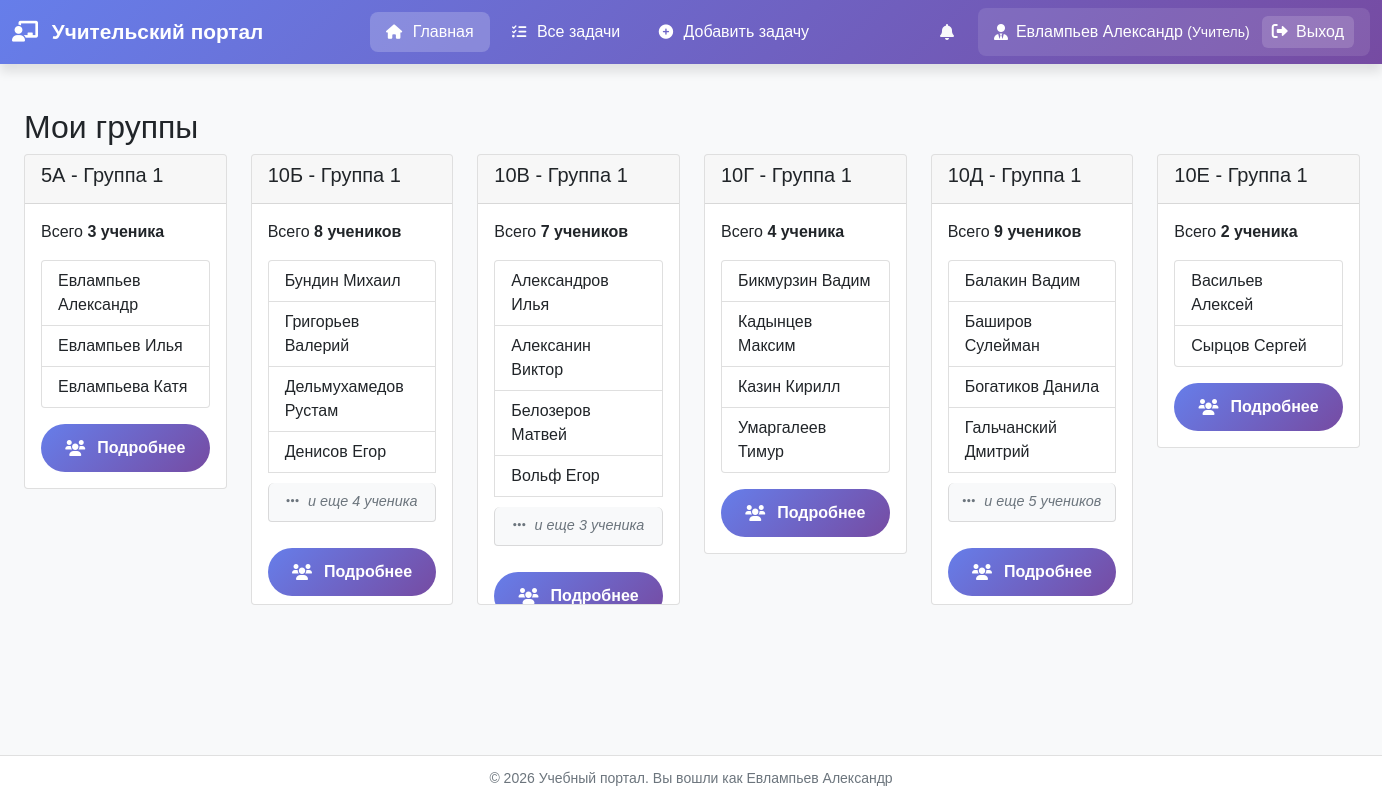
/users/teacher/dashboard/ (signed in), run on an earlier commit of the app's database.
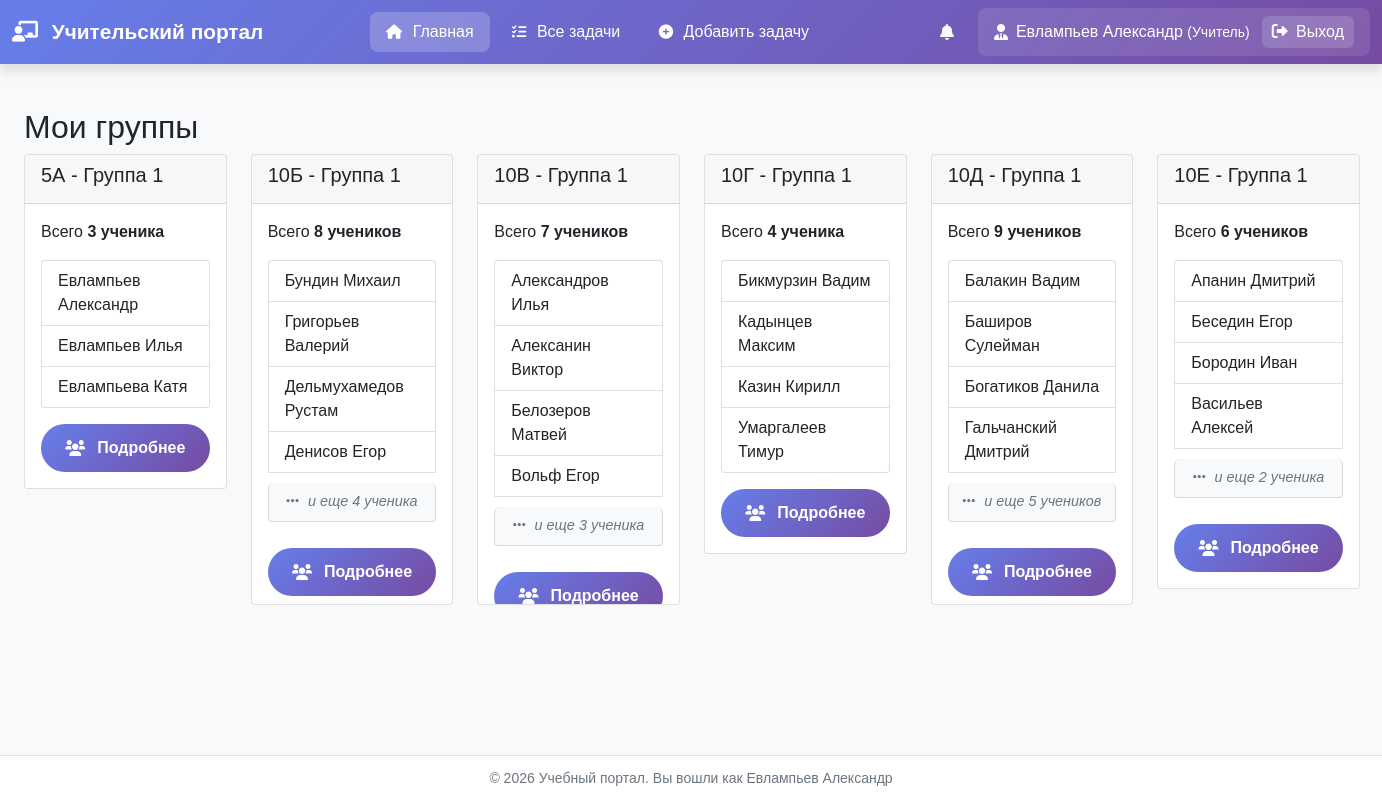
And on a later commit of the database.
### users_app/models.py (models this page shows, shortened)
class User(AbstractUser):
    USER_TYPES = (
        ('teacher', 'Учитель'),
        ('student', 'Ученик'),
    )
    user_type = models.CharField(max_length=10, choices=USER_TYPES, default='student')
    middle_name = models.CharField('Отчество', max_length=50, blank=True)
    class Meta:
        verbose_name = 'Пользователь'
        verbose_name_plural = 'Пользователи'

class Group(models.Model):
    GROUP_NUMBERS = (
        (1, 'Группа 1'),
        (2, 'Группа 2'),
    )
    school_class = models.ForeignKey(SchoolClass, on_delete=models.CASCADE, related_name='groups')
    number = models.IntegerField('Номер группы', choices=GROUP_NUMBERS)
    teacher = models.ForeignKey(
        get_user_model(),
        on_delete=models.SET_NULL,
        null=True,
        blank=True,
        related_name='teacher_groups',
        limit_choices_to={'user_type': 'teacher'}
    )
    class Meta:
        verbose_name = 'Группа'
        verbose_name_plural = 'Группы'
        unique_together = ['school_class', 'number']

class SchoolClass(models.Model):
    number = models.IntegerField('Номер класса', validators=[MinValueValidator(1), MaxValueValidator(11)])
    letter = models.CharField('Буква класса', max_length=2)  # А, Б, В и т.д.
    class Meta:
        verbose_name = 'Класс'
        verbose_name_plural = 'Классы'
        unique_together = ['number', 'letter']
    def __str__(self):
        return f"{self.number}{self.letter}"

### users_app/views.py (the view)
# urls.py: path('teacher/dashboard/', views.teacher_dashboard, name='teacher_dashboard'),
@login_required
def teacher_dashboard(request):
    if request.user.user_type != 'teacher':
        return redirect('student_dashboard')
    groups = Group.objects.filter(teacher=request.user).select_related('school_class').order_by('school_class__number',
                                                                                                'school_class__letter')
    for group in groups:
        group.students_list = User.objects.filter(
            user_type='student',
            student_profile__group=group
        ).select_related('student_profile').order_by('last_name', 'first_name')
    context = {'groups': groups}
    return render(request, 'users_app/teacher/dashboard.html', context)

### users_app/templatetags/pluralize_ru.py (called while the page is built)
@register.filter
def pluralize_ru(value, arg):
    try:
        count = int(value)
        forms = arg.split(',')
        if len(forms) != 3:
            return f"{count} {arg}"
        last_two = count % 100
        last_digit = count % 10
        if 11 <= last_two <= 19:
            return f"{count} {forms[2]}"
        elif last_digit == 1:
            return f"{count} {forms[0]}"
        elif 2 <= last_digit <= 4:
            return f"{count} {forms[1]}"
        else:
            return f"{count} {forms[2]}"
    except (ValueError, TypeError):
        return f"{value} {arg}"

### templates/users_app/teacher/dashboard.html (shortened to what this page needs)
{% extends "base.html" %}
{% load pluralize_ru %}
{% block content %}
    <div class="container mt-4">
        <h2>Мои группы</h2>
        {% if groups %}
            <div class="row">
                {% for group in groups %}
                    <div class="col-md-2 mb-4">
                        <div class="card">
                            <div class="card-header">
                                <h5>{{ group.school_class }} - Группа {{ group.number }}</h5>
                            </div>
                            <div class="card-body">
                                {% with students=group.students_list %}
                                    {% if students %}
                                        <p>Всего
                                            <strong> {{ students|length|pluralize_ru:"ученик,ученика,учеников" }}</strong>
                                        </p>
                                        <ul class="list-group">
                                            {% for student in students|slice:":4" %}
                                                <li class="list-group-item">
                                                    {{ student.last_name }} {{ student.first_name }}
                                                </li>
                                            {% endfor %}
                                            {% if students|length > 4 %}
                                                <li class="list-group-item student-limit-indicator">
                                                    <i class="fas fa-ellipsis-h"></i>
                                                    и
                                                    еще {{ students|length|add:"-4"|pluralize_ru:"ученик,ученика,учеников" }}
                                                </li>
                                            {% endif %}
                                        </ul>
                                    {% else %}
                                        <p class="text-muted">Нет учеников в этой группе</p>
                                    {% endif %}
                                {% endwith %}
                                <a href="{% url 'group_students' group.id %}" class="btn btn-sm btn-primary mt-3 w-100">
                                    <i class="fas fa-users me-1"></i> Подробнее
                                </a>
                            </div>
                        </div>
                    </div>
                {% endfor %}
            </div>
        {% else %}
            <div class="alert alert-info">
                <i class="fas fa-info-circle me-2"></i>
                У вас пока нет назначенных групп. Обратитесь к администратору.
            </div>
        {% endif %}
    </div>
{% endblock %}

### templates/base.html (shortened to what this page needs)
<!DOCTYPE html>
<html lang="ru">
<head>
    {% load static %}
    <link rel="stylesheet" href="https://cdn.jsdelivr.net/npm/bootstrap@5.1.3/dist/css/bootstrap.min.css">
    <link rel="stylesheet" href="https://cdnjs.cloudflare.com/ajax/libs/font-awesome/6.0.0/css/all.min.css">
    <link rel="stylesheet" href="{% static 'css/base/style.css' %}">
    <link rel="stylesheet" href="{% static 'css/components/buttons.css' %}">
</head>
<body>
<nav class="navbar navbar-expand-lg navbar-dark">
    <div class="container">
        <a class="navbar-brand" href="{% url 'home' %}">
            <i class="fas {% if user.user_type == 'teacher' %}fa-chalkboard-teacher{% elif user.user_type == 'student' %}fa-user-graduate{% else %}fa-graduation-cap{% endif %} me-2"></i>
            {% if user.is_authenticated %}
                {% if user.user_type == 'teacher' %}
                    Учительский портал
                {% elif user.user_type == 'student' %}
                    Ученический портал
                {% else %}
                    Учебный портал
                {% endif %}
            {% else %}
                Учебный портал
            {% endif %}
        </a>
        <div class="collapse navbar-collapse" id="navbarNav">
            {% if user.is_authenticated %}
                <ul class="navbar-nav me-auto">
                    {% if user.user_type == 'teacher' %}
                        <li class="nav-item">
                            <a class="nav-link {% if request.resolver_match.url_name == 'teacher_dashboard' %}active{% endif %}"
                               href="{% url 'teacher_dashboard' %}">
                                <i class="fas fa-home"></i> Главная
                            </a>
                        </li>
                        <li class="nav-item">
                            <a class="nav-link {% if request.resolver_match.url_name == 'task_list' %}active{% endif %}"
                               href="{% url 'tasks:task_list' %}">
                                <i class="fas fa-tasks"></i> Все задачи
                            </a>
                        </li>
                        <li class="nav-item">
                            <a class="nav-link {% if request.resolver_match.url_name == 'task_add' %}active{% endif %}"
                               href="{% url 'tasks:task_add' %}">
                                <i class="fas fa-plus-circle"></i> Добавить задачу
                            </a>
                        </li>
                    {% endif %}
                </ul>
                {% if user.user_type == 'teacher' %}
                    {% include 'notifications/widget.html' %}
                {% endif %}
                <div class="user-menu">
                    <i class="fas {% if user.user_type == 'teacher' %}fa-user-tie{% else %}fa-user{% endif %}"></i>
                    <span class="user-name">
                            {{ user.last_name }} {{ user.first_name }}
                        {% if user.user_type == 'teacher' %}
                            <small>(Учитель)</small>
                        {% else %}
                            <small>(Ученик)</small>
                        {% endif %}
                        </span>
                    <a href="{% url 'logout' %}" class="logout-btn" onclick="return confirm('Выйти из системы?')">
                        <i class="fas fa-sign-out-alt me-1"></i> Выход
                    </a>
                </div>
            {% endif %}
        </div>
    </div>
</nav>
<div class="main-content">
    <div class="container">
        {% block content %}
        {% endblock %}
    </div>
</div>
<footer class="footer">
    <div class="container text-center">
        <small>
            &copy; {% now "Y" %} Учебный портал.
            {% if user.is_authenticated %}
                Вы вошли как {{ user.last_name }} {{ user.first_name }}
            {% else %}
                Все права защищены
            {% endif %}
        </small>
    </div>
</footer>
</body>
</html>

### templates/notifications/widget.html (shortened to what this page needs)
{% load static %}
<div class="dropdown notifications-dropdown">
    <button class="btn btn-outline-light position-relative" type="button" id="notificationsDropdown"
            data-bs-toggle="dropdown">
        <i class="fas fa-bell"></i>
    </button>
</div>

### static/css/base/style.css (style rules this page uses)
* { margin: 0; padding: 0; box-sizing: border-box; }
body { background: #f8f9fa; font-family: 'GOST type B', Tahoma, Geneva, Verdana, sans-serif; min-height: 100vh; min-width: 1350px; width: 100%; display: flex; flex-direction: column; }
.container { max-width: 1900px; min-width: 1360px; }
.navbar { background: linear-gradient(135deg, #667eea 0%, #764ba2 100%); box-shadow: 0 8px 10px rgba(0, 0, 0, 0.1); }
.navbar-brand, .nav-link { color: white !important; }
.navbar-brand { font-weight: 600; font-size: 1.3rem; }
.nav-link { position: relative; padding: 0.5rem 1rem !important; margin: 0 0.2rem; border-radius: 8px; transition: all 0.3s; }
.nav-link.active { background: rgba(255, 255, 255, 0.2); font-weight: 500; }
.nav-link i { margin-right: 6px; font-size: 0.9rem; }
.me-auto { margin: auto; }
.user-menu { display: flex; align-items: center; color: white; padding: 0.5rem 1rem; border-radius: 8px; background: rgba(255, 255, 255, 0.1); }
.user-menu i { margin-right: 8px; font-size: 1rem; }
.user-name { margin-right: 12px; font-weight: 500; }
.main-content { flex: 1; padding: 20px 0; }
.footer { background: white; padding: 10px 0; margin-top: auto; border-top: 1px solid #e0e0e0; color: #6c757d; }
.mb-4 { text-align: justify; }
p { text-align: justify; }

### static/css/components/buttons.css (style rules this page uses)
.btn { width: 100%; justify-content: center; padding: 12px 24px; border: none; border-radius: 50px; font-size: 1em; font-weight: 600; cursor: pointer; transition: all 0.3s ease; text-decoration: none; display: inline-flex; align-items: center; gap: 8px; }
.btn-primary { background: linear-gradient(135deg, #667eea 0%, #764ba2 100%); color: white; }
.logout-btn { color: white; text-decoration: none; padding: 4px 10px; border-radius: 6px; background: rgba(255, 255, 255, 0.15); transition: all 0.3s; }

### templates/users_app/teacher/dashboard.html (style rules this page uses)
.student-limit-indicator { color: #6c757d; font-style: italic; padding: 8px 12px; background: #f8f9fa; border-radius: 6px; margin: 10px 0; text-align: center; font-size: 0.9rem; }
.student-limit-indicator i { margin-right: 5px; }
.card-body { max-height: 400px; overflow-y: auto; }

What changed in the data, as far as the page shows it:
changed Group (number 6 of 6 on the later page): loses User (last_name "Сырцов", first_name "Сергей"); now shows "и еще"
added User: last_name "Апанин", first_name "Дмитрий", shown under Group (number 6 of 6 on the later page)
added User: last_name "Беседин", first_name "Егор", shown under Group (number 6 of 6 on the later page)
added User: last_name "Бородин", first_name "Иван", shown under Group (number 6 of 6 on the later page)
